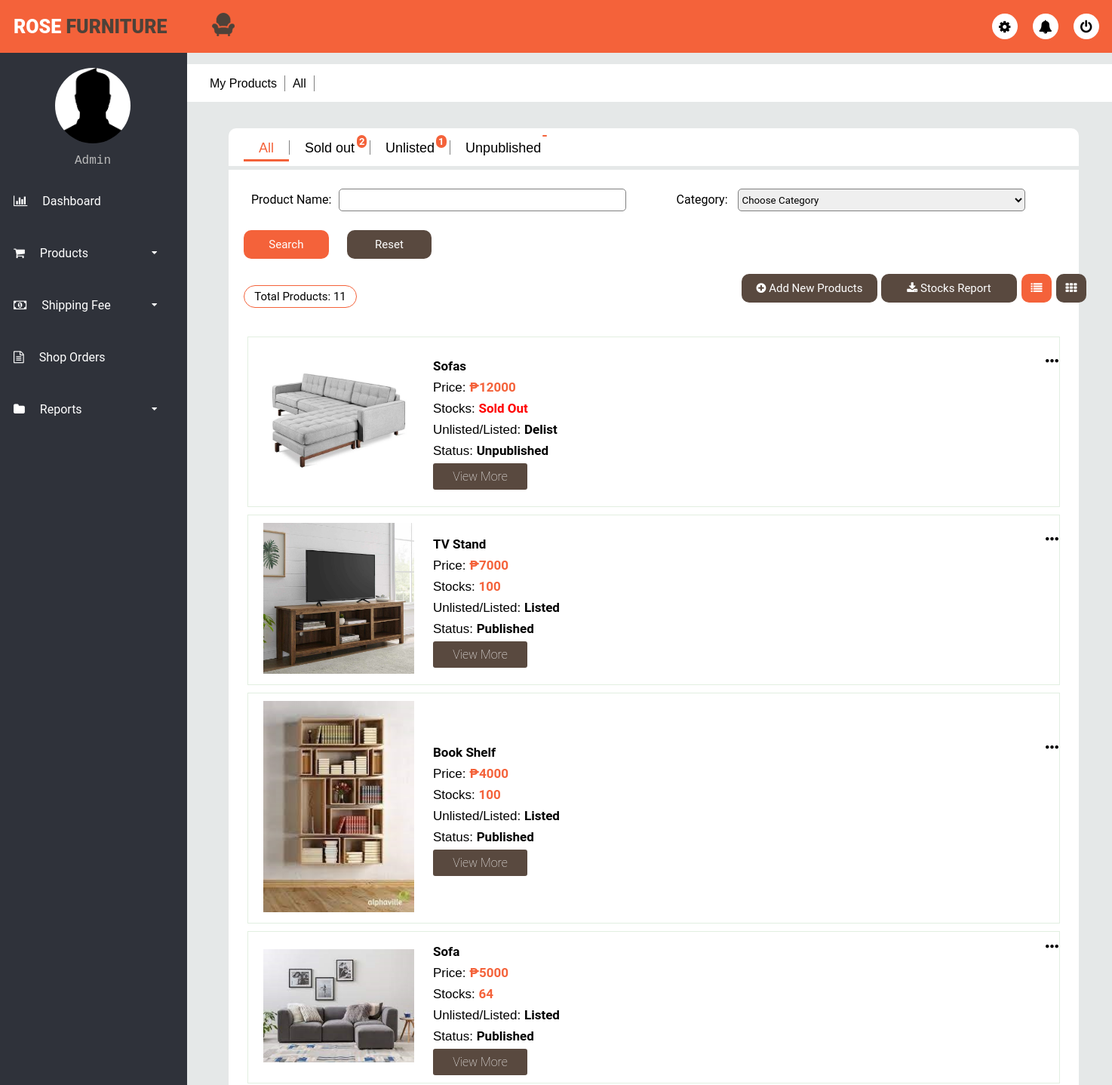
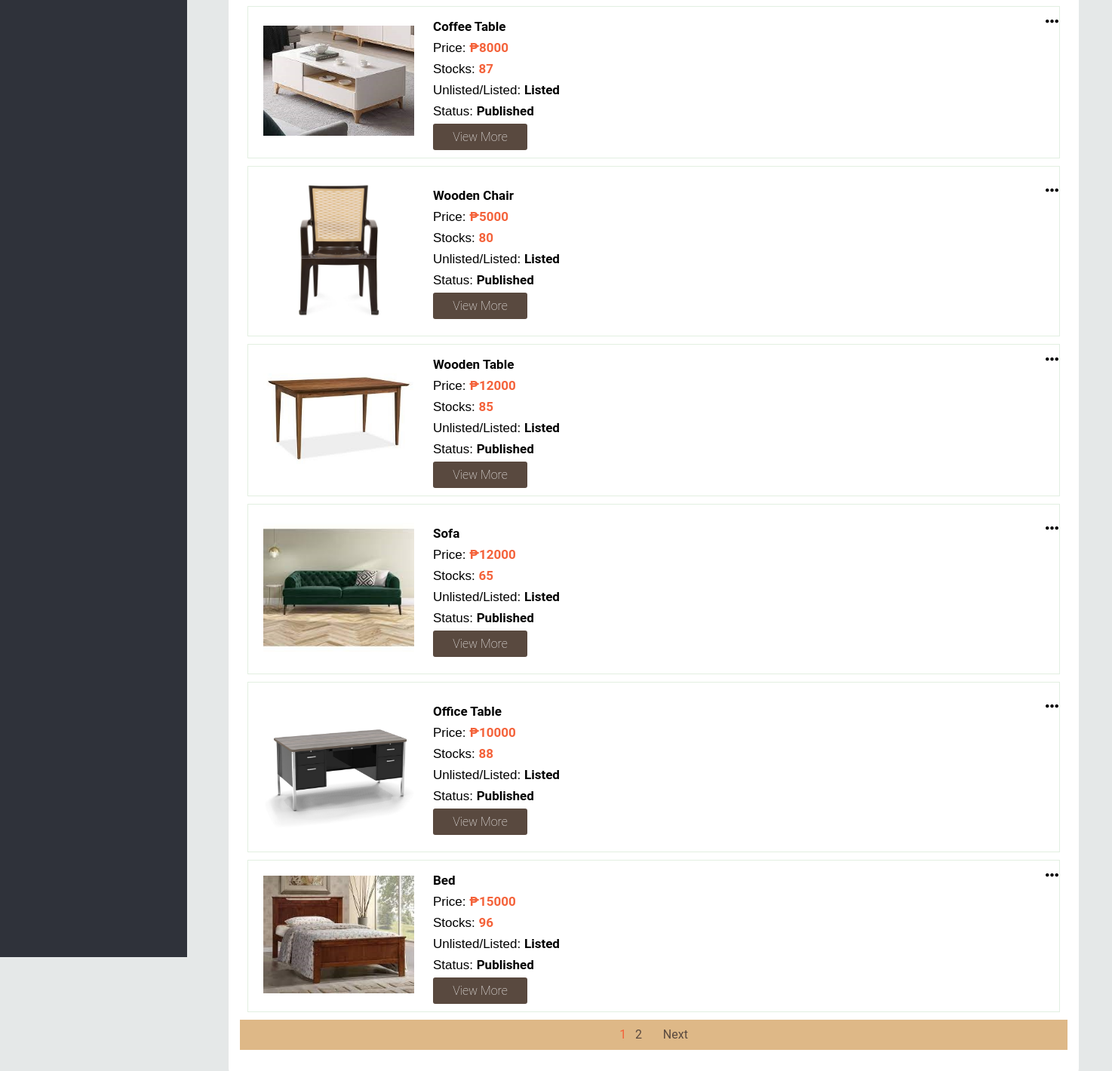
The app's page /forms/clerk/myproducts_all_list.php (signed in) with its own data (2 pictures, top to bottom).
### tables this page shows
CREATE TABLE `products` (
  `Product_ID` int(11) NOT NULL,
  `Product_Name` varchar(100) NOT NULL,
  `Price` varchar(100) NOT NULL,
  `Stocks` varchar(100) NOT NULL,
  `Brand` varchar(100) NOT NULL,
  `Materials` varchar(100) NOT NULL,
  `Furniture_Type` varchar(100) NOT NULL,
  `Style` varchar(100) NOT NULL,
  `Color` varchar(100) NOT NULL,
  `Height` varchar(100) NOT NULL,
  `Width` varchar(100) NOT NULL,
  `Weight` varchar(100) NOT NULL,
  `Model` varchar(100) NOT NULL,
  `Pattern` varchar(100) NOT NULL,
  `Description` text NOT NULL,
  `Cover_Photo` text NOT NULL,
  `Image1` text NOT NULL,
  `Image2` text NOT NULL,
  `Image3` text NOT NULL,
  `Image4` text NOT NULL,
  `Image5` text NOT NULL,
  `DelistOrListed` varchar(100) NOT NULL,
  `UnpublishedOrPublished` varchar(100) NOT NULL,
  `ProductCategory_ID` int(11) NOT NULL
);

### forms/clerk/myproducts_all_list.php (the view, shortened to what this page needs)
<?php
include "../../server/connection/db_conn.php";
include "../../server/myproducts_all_list.php";
?>
<!DOCTYPE html>
<html>
<head>
	<link rel="stylesheet" type="text/css" href="../../style/css/clerk/myproducts_list.css">
</head>
<body>
<?php
if(isset($_SESSION['Username'])){
?>
	<?php include 'navigationbar.php'; ?>
	<div class="main-container">
		<div class="sub-header-menu">
			<ul>
				<li><a>My Products</a></li>
				<li><a>All</a></li>
			</ul>
		</div>
		<div class="card">
			<section class="table-menu">
				<div>
					<ul>
						<li><a href="myproducts_all_list.php" class="active">All</a></li>
						<li><a href="myproducts_soldout_list.php">Sold out<div class="totalnotifysoldout">
						<?php if($soldoutresult == 0){
							echo "";
						}else{
							echo "<span class='label'>".$soldoutresult. "</span>";
						}?></div></a></li>
						<li><a href="myproducts_unlisted_list.php">Unlisted<div class="totalnotifyunlisted">
						<?php if($unlistedresult == 0){
							echo "";
						}else{
							echo "<span class='label'>".$unlistedresult. "</span>";
						}?></div></a></li>
						<li><a href="myproducts_unpublished_list.php">Unpublished<div class="totalnotifyunpublish">
						<?php if($unpublishresult == 0){
							echo "";
						}else{
							echo "<span class='label'>".$unpublishresult. "</span>";
						}?></div></a></li>
					</ul>
				</div>
			</section>
			<section class="viewing-page">
				<form method="post">
					<table class="search">
						<tr>
							<td class="label">Product Name:<input autocomplete="off" type="text" name="productname" required=""></td>
							<td class="label">Category:
								<select name="productcategory" id="productcategory" class="selectoption" required>
			                  	<option value="">Choose Category</option>
               				 	</select>
							</td>
						</tr>
					</table>
					<button class="search-btn" name="search">Search</button>
					<button class="reset-btn" name="reset">Reset</a></button>
				</form>
				<div class="display">
					<p><?php echo "Total Products: $total"; ?></p>
					<button class="btn-add"><a href="addnewproducts.php"><i class="fa fa-plus-circle" aria-hidden="true"></i> Add New Products</a></button>
					<form method="post" action="../../server/stocksreport_clerk.php">
						<button class="btn-re" type="submit" name="export"><i class="fa fa-download" aria-hidden="true"></i> Stocks Report</button>
					</form>
						<button class="list active"><a href="myproducts_all_list.php"><i class="fa fa-list" aria-hidden="true"></i></a></button>
						<button class="grid"><a href="myproducts_all_grid.php"><i class="fa fa-th" aria-hidden="true"></i></a></button>
				</div>
				<div class="wrapper">
					<div class="view_main">
						<div class="view_wrap list-view" style="display: block;">
							<?php if(mysqli_num_rows($nquery) == 0){?>
								<div class="vi_left">
									<h2 class="empty">List is empty</h2>
								</div>
							<?php
							}else{
								while($row = mysqli_fetch_array($nquery)){
							?>
						<div class="view_item">
						<div class="vi_left">
							<a href="updateproduct_all_list.php?product=<?php echo $row['Product_ID']; ?>"><img src="../../style/assets/products/<?php echo $row['Cover_Photo']; ?>"></a>
						</div>
						<div class="vi_right">
							<p class="content"><b><?php echo $row['Product_Name']; ?></b></p>
							<nav class="more-options">
								<ul>
									<li class="dropdown"><a href="#"><i class="fa fa-circle dot" aria-hidden="true"></i><i class="fa fa-circle dot" aria-hidden="true"></i><i class="fa fa-circle dot" aria-hidden="true"></i></a>
							    </li>
							  </ul>
							</nav>
							<p class="content">Price: <b class="price">₱<?php echo $row['Price']; ?></b></p>
							<p class="content">Stocks:
							<?php if($row['Stocks'] == 0){
								echo "<b class='soldout'>Sold Out</b>";
							}else{
								echo "<b class='stocks'>".$row['Stocks']."</b>";
							} ?></p>
							<p class="content">Unlisted/Listed: <b><?php echo $row['DelistOrListed']; ?></b></p>
							<p class="content">Status: <b><?php echo $row['UnpublishedOrPublished']; ?></b></p>
							<div class="btn"><a href="myproducts_all_viewmore_list.php?product=<?php echo $row['Product_ID']; ?>">View More</a></div>
						</div>
						</div>
							<?php
								}
							}
							?>
						<div class="controls" id="pagination_controls"><?php echo $paginationCtrls; ?></div>
						</div>
					</div>
				</div>
			</section>
		</div>
	</div>
<?php
}else{
	header("Location:../login.php");
	exit();
}
?>
</body>
</html>

### style/css/clerk/navigationbar.css (style rules this page uses)
* { margin: :0; padding: 0; list-style: none; text-decoration: none; box-sizing: border-box; font-family: "Roboto", sans-serif; }
body { background: rgb(229, 232, 232); }

### records on screen
products: Cover_Photo (picture), Product_Name "Sofas", Price "12000", Stocks "Sold Out", DelistOrListed "Delist", UnpublishedOrPublished "Unpublished"
products: Cover_Photo (picture), Product_Name "TV Stand", Price "7000", Stocks "100", DelistOrListed "Listed", UnpublishedOrPublished "Published"
products: Cover_Photo (picture), Product_Name "Book Shelf", Price "4000", Stocks "100", DelistOrListed "Listed", UnpublishedOrPublished "Published"
products: Cover_Photo (picture), Product_Name "Sofa", Price "5000", Stocks "64", DelistOrListed "Listed", UnpublishedOrPublished "Published"
products: Cover_Photo (picture), Product_Name "Coffee Table", Price "8000", Stocks "87", DelistOrListed "Listed", UnpublishedOrPublished "Published"
products: Cover_Photo (picture), Product_Name "Wooden Chair", Price "5000", Stocks "80", DelistOrListed "Listed", UnpublishedOrPublished "Published"
products: Cover_Photo (picture), Product_Name "Wooden Table", Price "12000", Stocks "85", DelistOrListed "Listed", UnpublishedOrPublished "Published"
products: Cover_Photo (picture), Product_Name "Sofa", Price "12000", Stocks "65", DelistOrListed "Listed", UnpublishedOrPublished "Published"
products: Cover_Photo (picture), Product_Name "Office Table", Price "10000", Stocks "88", DelistOrListed "Listed", UnpublishedOrPublished "Published"
products: Cover_Photo (picture), Product_Name "Bed", Price "15000", Stocks "96", DelistOrListed "Listed", UnpublishedOrPublished "Published"

### other values on screen
$_SESSION['Username'] "Admin"
$soldoutresult "2"
$unlistedresult "1"
$total "11"
